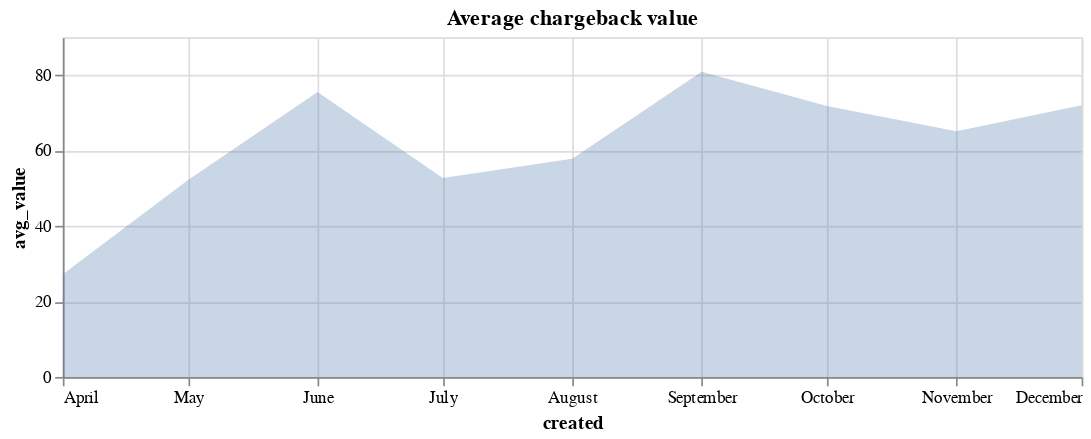

This figure's notebook cell:
### Markdown cell above
Below is an estimate of the average chargeback value.

### Code cell
source = cbs_calc

alt.Chart(source).mark_area(opacity=0.3).encode(
    x="created:T", y="avg_value:Q"
).properties(width=600, height=200, title="Average chargeback value").display()

### Figure 1 — Vega-Lite specification as saved in the notebook (floating-point values rounded to 4 significant figures)
{"config": {"view": {"continuousWidth": 400, "continuousHeight": 300}}, "data": {"name": "data-2210cdb12e98b118904cb18849c57d05"}, "mark": {"type": "area", "opacity": 0.3}, "encoding": {"x": {"type": "temporal", "field": "created"}, "y": {"type": "quantitative", "field": "avg_value"}}, "height": 200, "title": "Average chargeback value", "width": 600, "$schema": "https://vega.github.io/schema/vega-lite/v4.8.1.json", "datasets": {"data-2210cdb12e98b118904cb18849c57d05": [{"created": "2020-05", "cbs_count": "2960", "cbs_value": "154529.64", "avg_value": "52.20595946"}, {"created": "2020-09", "cbs_count": "1042", "cbs_value": "84300.03", "avg_value": "80.90214012"}, {"created": "2020-11", "cbs_count": "4654", "cbs_value": "303169.06", "avg_value": "65.14161152"}, {"created": "2020-10", "cbs_count": "1766", "cbs_value": "126786.94", "avg_value": "71.79328426"}, {"created": "2020-4", "cbs_count": "22", "cbs_value": "598.86", "avg_value": "27.22090909"}, {"created": "2020-07", "cbs_count": "769", "cbs_value": "40547.16", "avg_value": "52.72712614"}, {"created": "2020-08", "cbs_count": "752", "cbs_value": "43495.55", "avg_value": "57.83982713"}, {"created": "2020-06", "cbs_count": "1262", "cbs_value": "95279.41", "avg_value": "75.4987401"}, {"created": "2020-12", "cbs_count": "6600", "cbs_value": "475103.45", "avg_value": "71.98537121"}]}}
